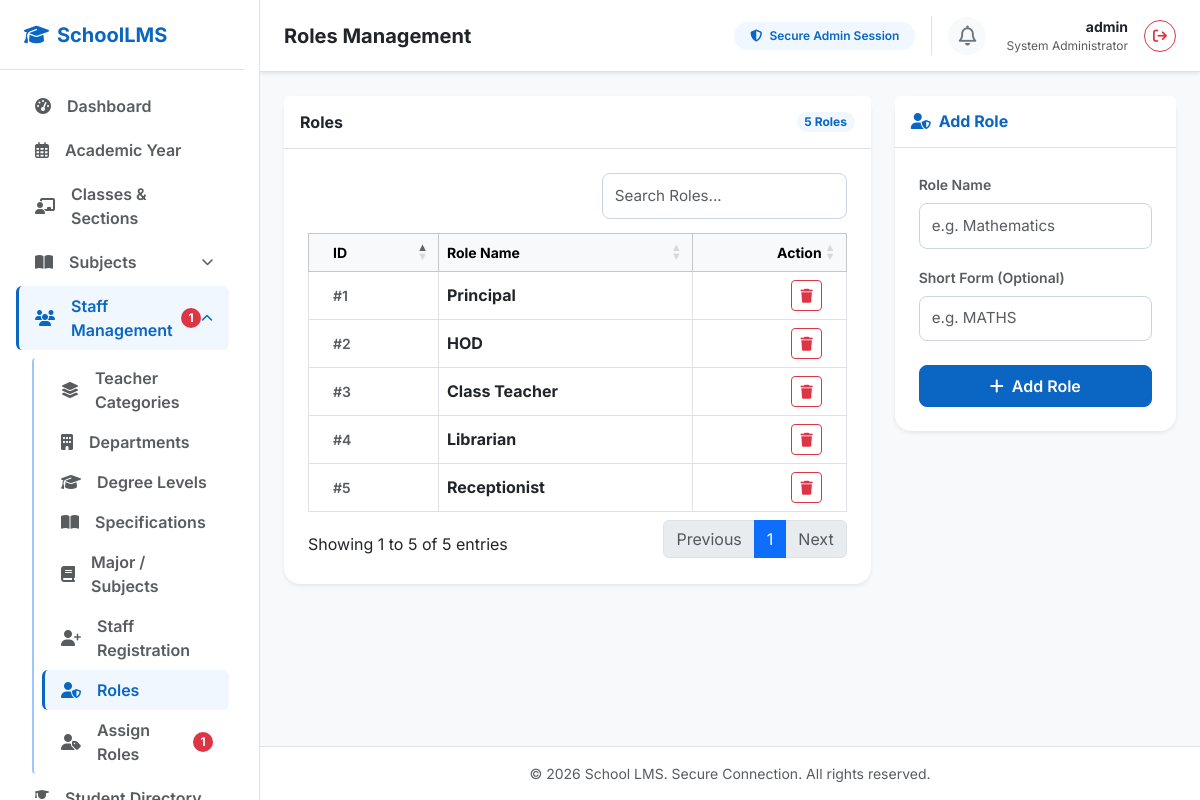
The app's page /admin/roles (signed in) with its own data.
### app.py (models this page shows, shortened)
class Role(db.Model):
    __tablename__ = 'roles'
    id = db.Column(db.Integer, primary_key=True)
    name = db.Column(db.String(100), unique=True, nullable=False)  # Class Teacher, HOD, Receptionist, Librarian
    short_form = db.Column(db.String(20), nullable=True)
    staff_members = db.relationship('Staff', backref='role', lazy=True)

### app.py (the view)
@app.route('/admin/roles')
def roles():
    if not session.get('admin_logged_in'):
        flash("Access denied. Please log in first.", "warning")
        return redirect(url_for('login'))
    roles = Role.query.order_by(Role.name).all()
    return render_template('admin/roles.html', roles=roles, admin_username=session.get('admin_username'))

### templates/admin/roles.html (shortened to what this page needs)
{% extends "admin/base.html" %}
{% block header_title %}Roles Management{% endblock %}
{% block extra_css %}
<link rel="stylesheet" href="https://cdn.datatables.net/1.13.6/css/dataTables.bootstrap5.min.css">
{% endblock %}
{% block content %}
<div class="row g-4">
    <div class="col-lg-8">
        <div class="card border-0 shadow-sm rounded-4 bg-white">
            <div class="card-header bg-white border-bottom py-3 d-flex justify-content-between align-items-center">
                <h6 class="fw-bold text-dark mb-0">Roles</h6>
                <span class="badge bg-blue-light text-blue-primary rounded-pill">{{ roles|length }} Roles</span>
            </div>
            <div class="card-body p-4">
                <div class="table-responsive">
                    <table id="rolesTable" class="table table-bordered table-hover align-middle mb-0 w-100">
                        <thead class="table-light text-muted fw-semibold small">
                            <tr>
                                <th class="ps-4">ID</th>
                                <th>Role Name</th>
                                <th class="text-end pe-4">Action</th>
                            </tr>
                        </thead>
                        <tbody>
                            {% for dept in roles %}
                                <tr>
                                    <td class="ps-4 text-muted small fw-semibold">#{{ dept.id }}</td>
                                    <td class="fw-bold text-dark">
                                        {{ dept.name }}
                                    </td>
                                    <td class="text-end pe-4">
                                        <form method="POST" action="{{ url_for('delete_role', id=dept.id) }}" class="d-inline" onsubmit="return confirm('Are you sure you want to delete this Role? Warning: This will fail if staff are assigned to it.');">
                                            <button type="submit" class="btn btn-sm btn-outline-danger"><i class="fa-solid fa-trash"></i></button>
                                        </form>
                                    </td>
                                </tr>
                            {% endfor %}
                        </tbody>
                    </table>
                </div>
            </div>
        </div>
    </div>
    <div class="col-lg-4">
        <div class="card border-0 shadow-sm rounded-4 bg-white">
            <div class="card-header bg-white border-bottom py-3">
                <h6 class="fw-bold text-blue-primary mb-0">
                    <i class="fa-solid fa-user-shield me-2"></i>Add Role
                </h6>
            </div>
            <div class="card-body p-4">
                <form method="POST" action="{{ url_for('add_role') }}" class="needs-validation" novalidate>
                    <div class="mb-3">
                        <label for="role_name" class="form-label fw-semibold text-muted small">Role Name</label>
                        <input type="text" class="form-control" id="role_name" name="name" placeholder="e.g. Mathematics" oninput="this.value = this.value.toUpperCase()" required>
                    </div>
                    <div class="mb-4">
                        <label for="short_form" class="form-label fw-semibold text-muted small">Short Form (Optional)</label>
                        <input type="text" class="form-control" id="short_form" name="short_form" placeholder="e.g. MATHS" oninput="this.value = this.value.toUpperCase()">
                    </div>
                    <button type="submit" class="btn btn-blue-primary w-100 py-2 fw-semibold">
                        <i class="fa-solid fa-plus me-1"></i> Add Role
                    </button>
                </form>
            </div>
        </div>
    </div>
</div>
{% endblock %}

### static/css/style.css (style rules this page uses)
:root { --blue-primary: #0a66c2; --blue-hover: #004182; --blue-dark: #002244; --blue-light: #f0f7fe; --blue-accent: #3b82f6; --bg-light: #f8fafc; --text-dark: #1e293b; --text-muted: #64748b; --success-light: #d1fae5; --success-text: #065f46; --warning-light: #fef3c7; --warning-text: #92400e; --info-light: #e0f2fe; --info-text: #0369a1; }
body { font-family: 'Inter', sans-serif; color: var(--text-dark); background-color: var(--bg-light) !important; }
.text-blue-primary { color: var(--blue-primary) !important; }
.bg-blue-light { background-color: var(--blue-light) !important; }
.btn-blue-primary { background-color: var(--blue-primary); border-color: var(--blue-primary); color: #ffffff; transition: all 0.2s ease-in-out; border-radius: 8px; }
.form-control { font-size: 0.95rem; padding: 0.65rem 0.75rem; border: 1px solid #cbd5e1; border-radius: 8px; transition: all 0.15s ease-in-out; }

### records on screen
Role: id "3", name "Class Teacher"
Role: id "2", name "HOD"
Role: id "4", name "Librarian"
Role: id "1", name "Principal"
Role: id "5", name "Receptionist"

### other values on screen
{{ unassigned_staff_count }} "1"
{{ admin_username or 'Admin' }} "admin"
{{ roles|length }} "5"
